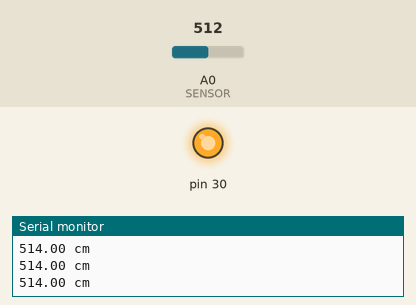
A sketch run on a simulated Arduino Leonardo, built for the host (arithmetic inside an expression is 32-bit, double 64-bit). Parts: output pins drawn as LEDs (lit = HIGH), the last lines printed to the serial monitor. Dashed ring = blinking. Inputs (shaded band) come from the test bench; at power-on: A0 (SENSOR) = 512.

Above: at 1.2 s.
1.3 s: A0 (SENSOR) set to 31
4.3 s: A0 (SENSOR) set to 24
At 4.48 s:
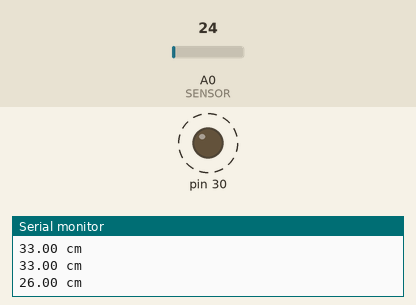
7.3 s: A0 (SENSOR) set to 40
At 8.0 s:
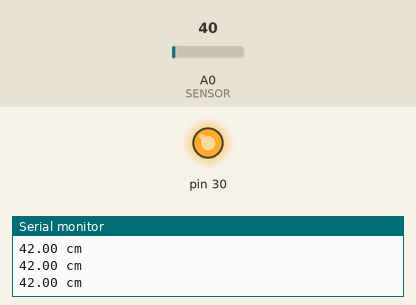
Timing chart, 0 to 10.3 s (numbered marks = the images above; inputs shaded):
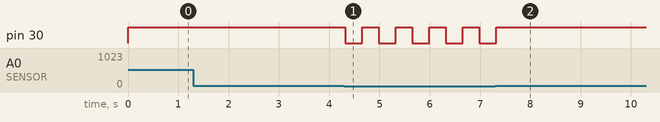

Measured:
- the behaviour switches between 28 and 27 on A0 (SENSOR) (found by bisection; images 0 and 1)
- after the input at 4.3 s, pin 30: alternates HIGH for 0.33 s and LOW for 0.33 s, starting at once
- after the input at 7.3 s, pin 30: goes on until 7.3 s, then stays HIGH

The sketch:

Range_measurer_code.ino
```cpp
int SENSOR = A0; //range sensor connected to port A0

double range_input = 0; //variable for storing input values

void setup()
{
  pinMode(SENSOR,INPUT); //sensor declarared as an input

  Serial.begin(9600); //This pipes to the serial monitor
  Serial.println("Initialize Serial Monitor");
}


void loop()
{

  range_input = analogRead(SENSOR);

  Serial.print(range_input+2);
  Serial.println(" cm");

  int margin = 2;


  if (range_input+margin < 20 && range_input+margin > 0) {
    TXLED0;
    delay(50);
    TXLED1;
    delay(50);
  }

  else if (range_input+margin < 30 && range_input+margin > 25) {
    TXLED0;
    delay(333);
    TXLED1;
    delay(333);
  }

  else if(range_input+margin < 25 && range_input+margin >20) {
    TXLED0;
    delay(1000);
    TXLED1;
    delay(1000);
  }

  TXLED1; //LED turned off by default

}
```
